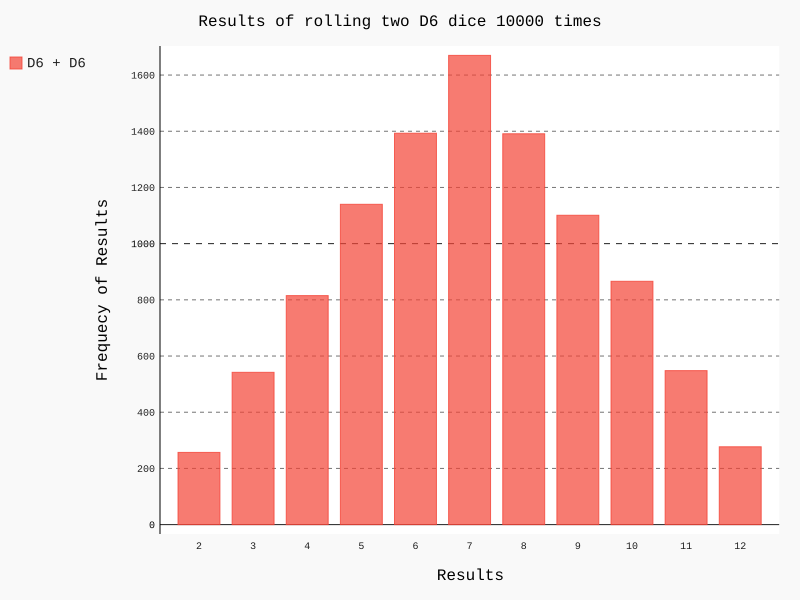

Generate this figure with Python:
import pygal

from die import Die

# Create two D6 dice.
die_1 = Die()
die_2 = Die()

# Make some rolls, and store results in a list.
results = []
for roll_num in range(10000):
    result = die_1.roll() + die_2.roll()
    results.append(result)

# Analyze the results.
frequencies = []
max_result = die_1.num_sides + die_2.num_sides

for value in range(2, max_result + 1):
    frequency = results.count(value)
    frequencies.append(frequency)

# Visualize the results.

hist = pygal.Bar()


hist.title = "Results of rolling two D6 dice 10000 times"
hist.x_labels = ['2', '3', '4', '5', '6', '7', '8', '9', '10', '11', '12']
hist.x_title = "Results"
hist.y_title = "Frequecy of Results"

hist.add('D6 + D6', frequencies)

hist.render_to_file('die_visual2.svg')

print(results)
print(frequencies)
